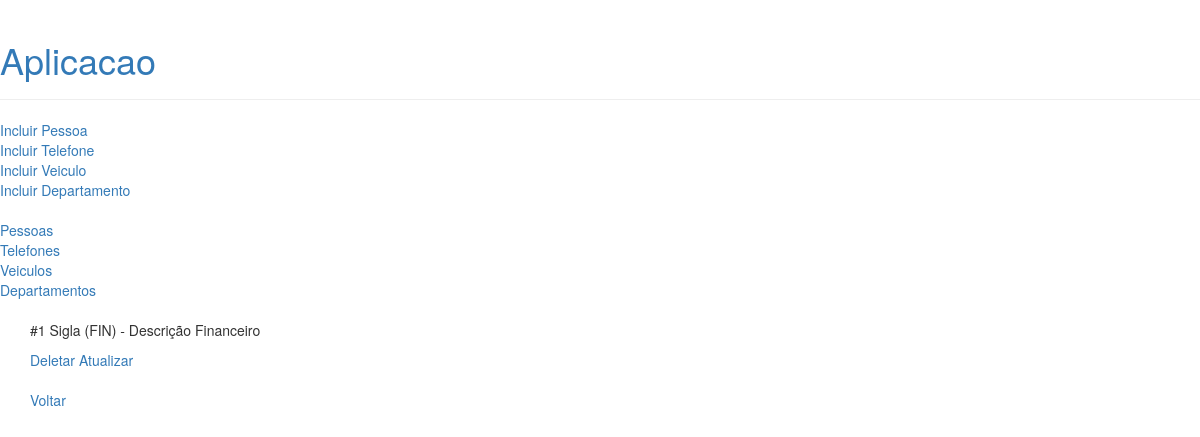
The app's page /aplicacao/departamento/1 with its own data.
### aplicacao/models.py (models this page shows, shortened)
class Departamento(models.Model):
    sigla = models.CharField(max_length=6)
    descricao = models.CharField(max_length=30)
    objects = DepartamentoManager()

### aplicacao/views/viewsdepartamentos.py (the view)
# urls.py: path('departamento/<int:deptoid>', viewsdepartamentos.departamento, name='departamento'),
def departamento(request,deptoid):
    if (request.method == 'GET'):
        db_departamento = Departamento.objects.adepto(deptoid=deptoid).values()
        payload = { 'departamento' : list(db_departamento) }
        print(payload)
        template = loader.get_template('departamento/detalhardepartamento.html')
        return HttpResponse(template.render(payload, request))

### aplicacao/models.py (called while the page is built)
    def adepto(self,deptoid):
        result = self.filter(id=deptoid)
        return result

### aplicacao/templates/departamento/detalhardepartamento.html
{% extends 'base.html' %}
{% block content %}
    {% if departamento %}
        {% for d in departamento %}
            <div>
                <p>#{{d.id}} Sigla ({{d.sigla}}) - Descrição {{d.descricao}}</p>
                <a href="/aplicacao/departamento/deletar/{{d.id}}">Deletar</a>
                <a href="/aplicacao/departamento/atualizar/{{d.id}}">Atualizar</a>
            </div>
        {% endfor %}
    {% else %}
        <p>Não foi possível localizar os dados do departamento.</p>
    {% endif %}
    <br />
    <a href="/aplicacao/departamentos">Voltar</a>
{% endblock %}

### records on screen
Departamento: id "1", sigla "FIN", descricao "Financeiro"
